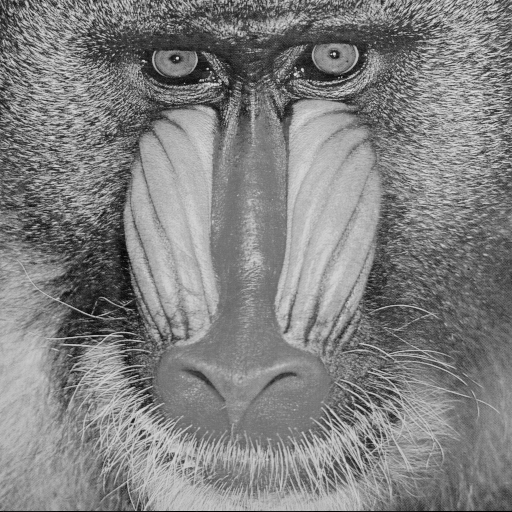
#> input picture Courses/ISE 309 - Multimedia Systems/HW3 - Sobel/sample_images1/Baboon.bmp, 512 x 512 px; its folder holds only this picture in this run
$ jupyter execute --allow-errors Homework3.ipynb   (older library calls are emulated)
#> lines starting #> are read from the running program, lines starting #| are printed output that depends on the picture
[cell 1]
import cv2
import numpy as np
import glob
import os
import matplotlib.pyplot as plt

[cell 2]
img_dir = "sample_images1" # Enter Directory of all images
data_path = os.path.join(img_dir,'*')
img_files = glob.glob(data_path)

[cell 3]
#read pictures
shape_list = []
for i in img_files:
    img = cv2.imread(i,cv2.IMREAD_GRAYSCALE)
#> img is the input picture: shape (512, 512); min 0, max 230, mean 129.1
    shape_list.append(img)

[cell 4]
#kernels
kernelx =  np.zeros((3,3), dtype=np.float64)
kernely =  np.zeros((3,3), dtype=np.float64)

#gradient x kernel
kernelx[1][0] = 1
kernelx[1][1] = -1

#gradient y kernel
kernely[1][1] = -1
kernely[1][2] = 1

#sobels
sobel_x = np.array([[-1, 0 ,1], [-2 ,0 ,2], [-1, 0, 1]], dtype=np.float64)/8
sobel_y = np.array([[-1, -2 ,-1], [0 ,0 ,0], [1, 2, 1]], dtype=np.float64)/8

[cell 5]
def FlipKernel(kernel):
    flip_kernel = np.zeros(kernel.shape, dtype=np.float64)#empty matrix

    for i in range(kernel.shape[0],0,-1):
        for j in range(kernel.shape[1],0,-1):
            flip_kernel[i-1][j-1] = kernel[kernel.shape[0]-i][kernel.shape[1]-j]#write kernel in reverse order

    return flip_kernel

[cell 6]
def Convolution(image, kernel):
    img_h, img_w = image.shape
    filter_size = kernel.shape[0]

    #add padding
    padding = int((kernel.shape[0]-1)/2)
    padding_add = int(padding*2)
    input_image_with_padding = np.zeros([image.shape[0]+padding_add, image.shape[1]+padding_add])
    input_image_with_padding[padding:img_h+padding, padding:img_w+padding] = image[:,:]

    #flip the kernel
    flip_filter = FlipKernel(kernel)

    #creeate empty image
    output_img = np.zeros(image.shape, dtype=image.dtype)

    #convolution
    for i in range(img_h):
        for j in range(img_w):
            temp = input_image_with_padding[i:i+filter_size, j:j+filter_size]
            output_img[i,j] = np.uint8(np.sum(np.double(temp)*np.double(flip_filter)))
        if i%100==0:# to track process
            print(img_h-i,end=" ")
    return output_img

[cell 7]
#gradiant x
gradX = []
for img in shape_list:#traverse all images
    new_img = Convolution(img,kernelx)

    gradX.append(new_img)

    cv2.imshow('gradiant x', np.uint8(new_img))
    cv2.waitKey(0)
    cv2.destroyAllWindows()
#> this loop made 1 pass
#> (img_h in Convolution, img_w in Convolution, filter_size in Convolution, padding in Convolution, padding_add in Convolution, flip_filter in Convolution) on pass 1: (512, 512, 3, 1, 2, [[0, 0, 0], [0, -1, 1], [0, 0, 0]])
#| 512 412 312 212 112 12
#> pass 1, `new_img = Convolution(img,kernelx)`:
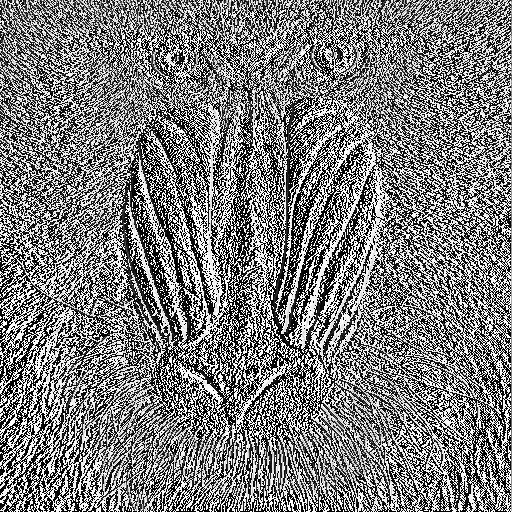
#> new_img: shape (512, 512); min 0, max 255, mean 125.1
#> after the loop, gradX = 1 item
print('done')

[cell 8]
#gradiant y
gradY = []
for img in shape_list:#traverse all images
    new_img = Convolution(img,kernely)

    gradY.append(new_img)

    cv2.imshow('gradiant y', np.uint8(new_img))
    cv2.waitKey(0)
    cv2.destroyAllWindows()
#> this loop made 1 pass
#> (img_h in Convolution, img_w in Convolution, filter_size in Convolution, padding in Convolution, padding_add in Convolution, flip_filter in Convolution) on pass 1: (512, 512, 3, 1, 2, [[0, 0, 0], [1, -1, 0], [0, 0, 0]])
#| 512 412 312 212 112 12
#> pass 1, `new_img = Convolution(img,kernely)`:
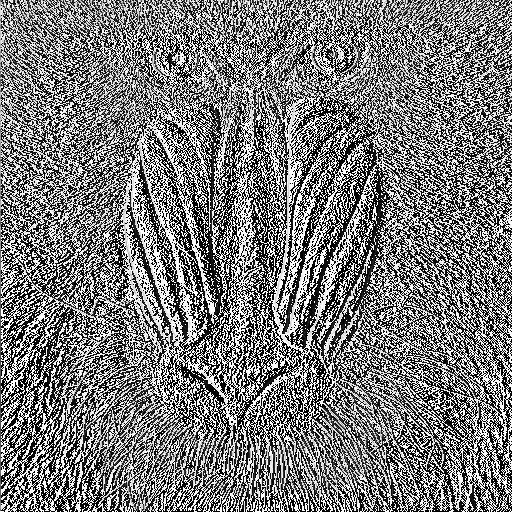
#> new_img: shape (512, 512); min 0, max 255, mean 122.7
#> after the loop, gradY = 1 item
print('done')

[cell 9]
#gradiant magnitude
for i in range(len(gradX)):#traverse all images
    image_magnitude = gradX[i]+gradY[i]

    abs_mag = cv2.normalize(image_magnitude, 0, 255, norm_type=cv2.NORM_MINMAX, dtype=cv2.CV_8UC1)

    cv2.imshow('gradiant magnitude', np.uint8(abs_mag))
    cv2.waitKey(0)
    cv2.destroyAllWindows()
#> this loop made 1 pass
#> pass 1, `image_magnitude = gradX[i]+gradY[i]`:
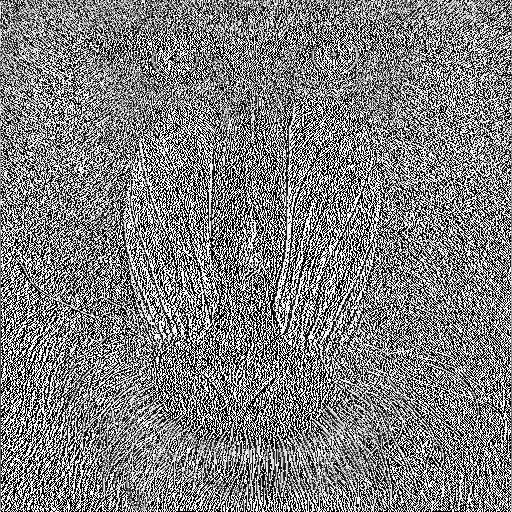
#> image_magnitude: shape (512, 512); min 0, max 255, mean 127.1

[cell 10]
#sobel x
sobelX = []
for img in shape_list:#traverse all images
    new_img = Convolution(img,sobel_x)

    sobelX.append(new_img)

    cv2.imshow('sobel x', np.uint8(new_img))
    cv2.waitKey(0)
    cv2.destroyAllWindows()
#> this loop made 1 pass
#> (img_h in Convolution, img_w in Convolution, filter_size in Convolution, padding in Convolution, padding_add in Convolution, flip_filter in Convolution) on pass 1: (512, 512, 3, 1, 2, [[0.125, 0, -0.125], [0.25, 0, -0.25], [0.125, 0, -0.125]])
#| 512 412 312 212 112 12
#> pass 1, `new_img = Convolution(img,sobel_x)`:
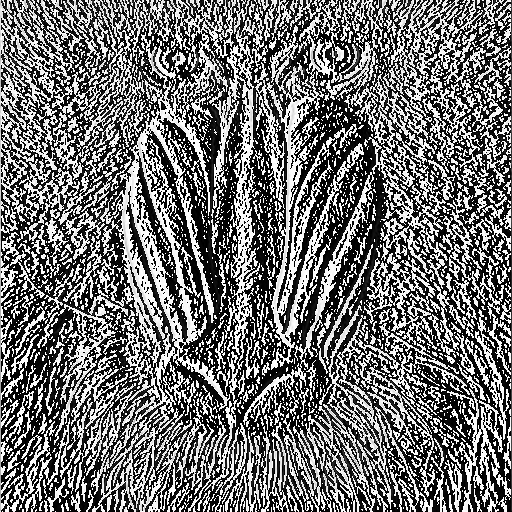
#> new_img: shape (512, 512); min 0, max 255, mean 112.6
#> after the loop, sobelX = 1 item
print('done')

[cell 11]
#sobel y
sobelY = []
for img in shape_list:#traverse all images
    new_img = Convolution(img,sobel_y)

    sobelY.append(new_img)

    cv2.imshow('#sobel y', np.uint8(new_img))
    cv2.waitKey(0)
    cv2.destroyAllWindows()
#> this loop made 1 pass
#> (img_h in Convolution, img_w in Convolution, filter_size in Convolution, padding in Convolution, padding_add in Convolution, flip_filter in Convolution) on pass 1: (512, 512, 3, 1, 2, [[0.125, 0.25, 0.125], [0, 0, 0], [-0.125, -0.25, -0.125]])
#| 512 412 312 212 112 12
#> pass 1, `new_img = Convolution(img,sobel_y)`:
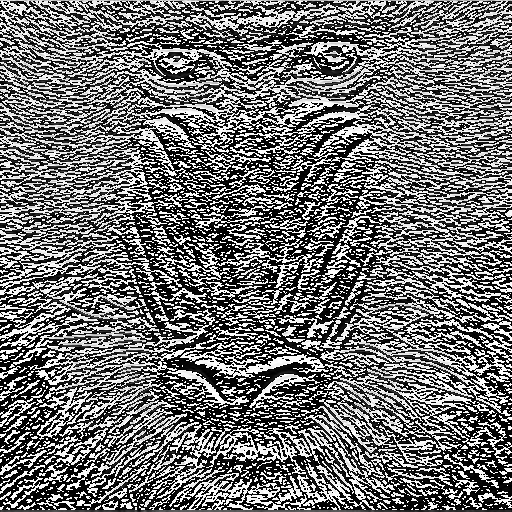
#> new_img: shape (512, 512); min 0, max 255, mean 114
#> after the loop, sobelY = 1 item
print('done')

[cell 12]
#magnitude sobel
for i in range(len(sobelX)):#traverse all images
    image_magnitude = sobelX[i]+sobelY[i]

    abs_mag = cv2.normalize(image_magnitude, 0, 255, norm_type=cv2.NORM_MINMAX)

    cv2.imshow('magnitude sobel', np.uint8(abs_mag))
    cv2.waitKey(0)
    cv2.destroyAllWindows()
#> this loop made 1 pass
#> pass 1, `image_magnitude = sobelX[i]+sobelY[i]`:
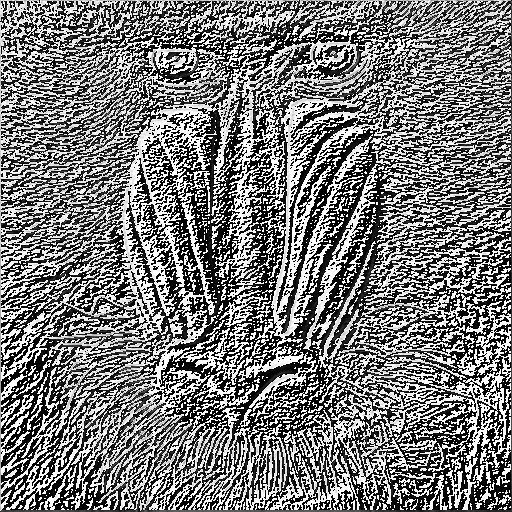
#> image_magnitude: shape (512, 512); min 0, max 255, mean 121.3

[cell 13]
img_dir = "sample_images2" # Enter Directory of all images
data_path = os.path.join(img_dir,'*')
img_files2 = glob.glob(data_path)
#read pictures
shape_list2 = []
for i in img_files2:
    img2 = cv2.imread(i,cv2.IMREAD_GRAYSCALE)
    shape_list2.append(img2)

[cell 14]
#0-128 siyah 128-256
def threshold(plot):
    weight_black = np.cumsum(plot[:128])#cummulative summation
    weight_white = np.cumsum(plot[128:])

    mean_black = np.cumsum(plot[:128]*6)/weight_black[-1]#mean value
    mean_white = np.cumsum(plot[128:]*6)/weight_white[-1]

    variance = weight_black * weight_white * (mean_black - mean_white)**2#varience
    max_var=np.argmax(variance)#biggest value of variance

    #dont let threashold to be compeletly black or white
    if(max_var==255):
        max_var -=1
    elif(max_var==0):
        max_var +=1

    return max_var

[cell 15]
def applyThreshold (img, plot,flag):
    empt_img = np.zeros(img.shape,dtype = np.int8)#create empty image

    if flag==-1:#treashold will be found auto
        T = threshold(plot)
    else:#threashold value is given
        T=flag

    #apply threashold
    for row in range(img.shape[0]):
        for col in range(img.shape[1]):
            color = img[row][col]
            if T>=color:
                empt_img[row][col] = 0
            else:
                empt_img[row][col]=255
    return empt_img

[cell 16]
#Question 3  Plot the histogram
histog = []
i=0
for img in shape_list2:
    histog.append(np.zeros(256))
    for row in range(img.shape[0]):#distingues colors of the images in to an array
        for col in range(img.shape[1]):
            color = img[row][col]
            histog[i][color]+=1

    plt.plot(histog[i])
    plt.xlabel('color')
    plt.ylabel('number')
    plt.show()
    i+=1
#> after the loop, histog = []; i = 0

[cell 17]
thold_Imgs = []
for j in range(len(shape_list2)):
    new_img = applyThreshold(shape_list2[j], histog[j],-1)
    thold_Imgs.append(new_img)

    cv2.imshow('Threshold', np.hstack((np.uint8(shape_list2[j]), np.uint8(new_img))))
    cv2.waitKey(0)
    cv2.destroyAllWindows()
#> after the loop, thold_Imgs = []

$ run again, on Courses/ISE 309 - Multimedia Systems/HW3 - Sobel/sample_images1/lion2.jpg
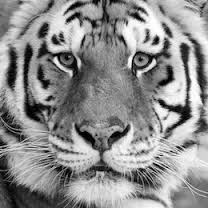
#> input picture Courses/ISE 309 - Multimedia Systems/HW3 - Sobel/sample_images1/lion2.jpg, 208 x 208 px
#> img is the input picture: shape (208, 208); min 0, max 255, mean 141.8
#> the loop `for img in shape_list:#traverse all images` made 1 pass
#> (img_h in Convolution, img_w in Convolution, filter_size in Convolution, padding in Convolution, padding_add in Convolution, flip_filter in Convolution) on pass 1: (208, 208, 3, 1, 2, [[0, 0, 0], [0, -1, 1], [0, 0, 0]])
#> (printed output is left out)
#> after the loop `for img in shape_list:#traverse all images`: gradX = 1 item
#> the loop `for img in shape_list:#traverse all images` made 1 pass
#> (img_h in Convolution, img_w in Convolution, filter_size in Convolution, padding in Convolution, padding_add in Convolution, flip_filter in Convolution) on pass 1: (208, 208, 3, 1, 2, [[0, 0, 0], [1, -1, 0], [0, 0, 0]])
#> (printed output is left out)
#> the loop `for i in range(len(gradX)):#traverse all images` made 1 pass
#> the loop `for img in shape_list:#traverse all images` made 1 pass
#> (img_h in Convolution, img_w in Convolution, filter_size in Convolution, padding in Convolution, padding_add in Convolution, flip_filter in Convolution) on pass 1: (208, 208, 3, 1, 2, [[0.125, 0, -0.125], [0.25, 0, -0.25], [0.125, 0, -0.125]])
#> (printed output is left out)
#> the loop `for img in shape_list:#traverse all images` made 1 pass
#> (img_h in Convolution, img_w in Convolution, filter_size in Convolution, padding in Convolution, padding_add in Convolution, flip_filter in Convolution) on pass 1: (208, 208, 3, 1, 2, [[0.125, 0.25, 0.125], [0, 0, 0], [-0.125, -0.25, -0.125]])
#> (printed output is left out)
#> pass 1, `new_img = Convolution(img,sobel_y)`:
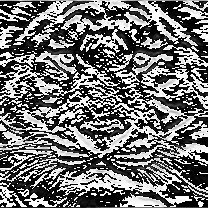
#> new_img: shape (208, 208); min 0, max 255, mean 113.9
#> the loop `for i in range(len(sobelX)):#traverse all images` made 1 pass
#> pass 1, `image_magnitude = sobelX[i]+sobelY[i]`:
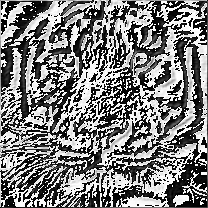
#> image_magnitude: shape (208, 208); min 0, max 255, mean 125.7
#> after the loop `for img in shape_list2:`: histog = []; i = 0
#> after the loop `for j in range(len(shape_list2)):`: thold_Imgs = []
